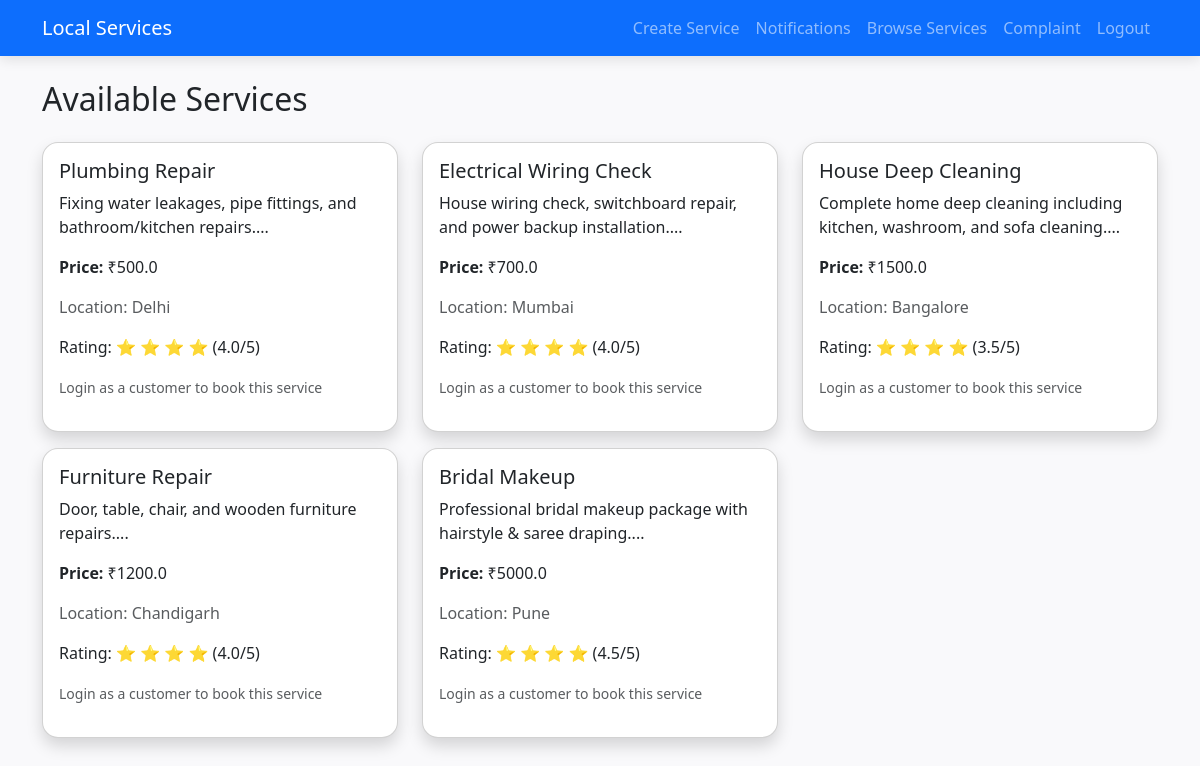
The app's page / (signed in) with its own data.
### app.py (models this page shows)
class Service(db.Model):
    id = db.Column(db.Integer, primary_key=True)
    provider_id = db.Column(db.Integer, db.ForeignKey('user.id'), nullable=False)
    name = db.Column(db.String(100), nullable=False)
    description = db.Column(db.Text, nullable=False)
    price = db.Column(db.Float, nullable=False)
    location = db.Column(db.String(100), nullable=False)
    is_available = db.Column(db.Boolean, default=True)
    provider = db.relationship('User', backref='services')
    @property
    def avg_rating(self):
        avg = db.session.query(func.avg(Booking.rating)).filter(
            Booking.service_id == self.id,
            Booking.rating > 0
        ).scalar()
        return round(avg, 1) if avg else 0

### app.py (the view)
@app.route('/')
def index():
    services = Service.query.filter_by(is_available=True).all()
    return render_template('index.html', services=services)

### app.py (called while the page is built)
@login_manager.user_loader
def load_user(user_id):
    return User.query.get(int(user_id))

@app.context_processor
def inject_provider_notifications():
    pending_count = 0
    if current_user.is_authenticated and current_user.role == "provider":
        pending_count = Booking.query.filter_by(provider_id=current_user.id, status="Pending").count()
    return dict(provider_pending_count=pending_count)

### templates/index.html (shortened to what this page needs)
{% extends "base.html" %}
{% block content %}
<h2 class="mb-4">Available Services</h2>
<div class="row">
    {% for service in services %}
    <div class="col-md-4 mb-3">
        <div class="card shadow">
            <div class="card-body">
                <h5 class="card-title">{{ service.name }}</h5>
                <p class="card-text">{{ service.description[:100] }}...</p>
                <p><strong>Price:</strong> ₹{{ service.price }}</p>
                <p class="text-muted">Location: {{ service.location }}</p>
 <p>
                Rating:
                {% if service.avg_rating > 0 %}
                    {% for i in range(service.avg_rating|round|int) %}
                        ⭐
                    {% endfor %}
                    ({{ service.avg_rating }}/5)
                {% else %}
                    No ratings yet
                {% endif %}
            </p>
                {% if current_user.is_authenticated and current_user.role == 'customer' %}
                    <a href="{{ url_for('book', service_id=service.id) }}" class="btn btn-primary">Book Now</a>
                {% else %}
                    <p class="text-muted"><small>Login as a customer to book this service</small></p>
                {% endif %}
            </div>
        </div>
    </div>
    {% else %}
    <p>No services available right now.</p>
    {% endfor %}
</div>
{% endblock %}

### static/css/style.css (style rules this page uses)
body { background-color: #f9f9fb; font-family: 'Segoe UI', sans-serif; }
.card { border-radius: 1rem; transition: transform 0.2s ease, box-shadow 0.3s ease; }

### records on screen
Service: name "Plumbing Repair", description "Fixing water leakages, pipe fittings, and bathroom/kitchen repairs.", price "500.0", location "Delhi", avg_rating "4.0"
Service: name "Electrical Wiring Check", description "House wiring check, switchboard repair, and power backup installation.", price "700.0", location "Mumbai", avg_rating "4.0"
Service: name "House Deep Cleaning", description "Complete home deep cleaning including kitchen, washroom, and sofa cleaning.", price "1500.0", location "Bangalore", avg_rating "3.5"
Service: name "Furniture Repair", description "Door, table, chair, and wooden furniture repairs.", price "1200.0", location "Chandigarh", avg_rating "4.0"
Service: name "Bridal Makeup", description "Professional bridal makeup package with hairstyle & saree draping.", price "5000.0", location "Pune", avg_rating "4.5"
